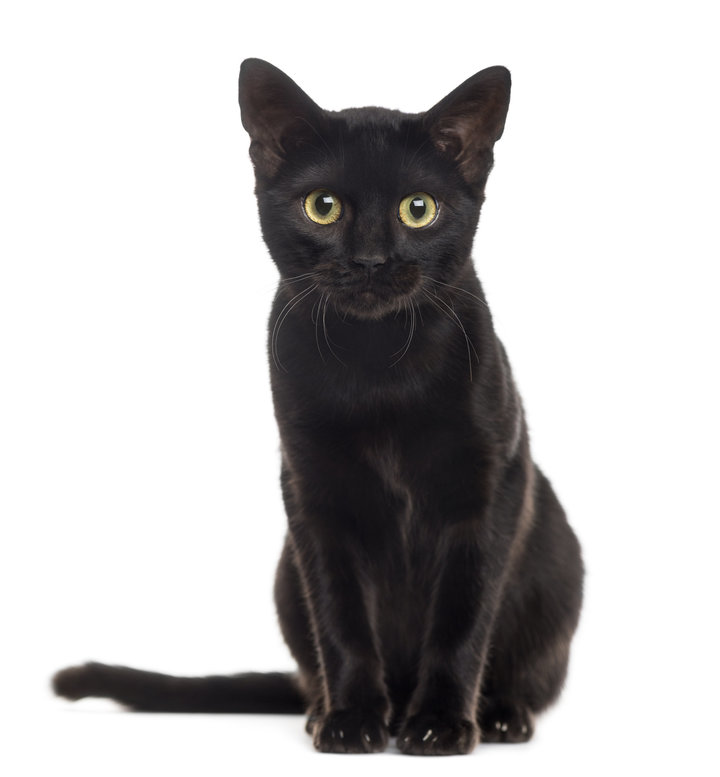
#> input picture images/cat.jpg, 720 x 777 px
$ python -i plinko_board_class.py   (imports and definitions only)
#> lines starting #> are read from the running program, lines starting #| are printed output that depends on the picture; after the words box and inside, x2 and y2 are one past the last pixel; in counts of white or black regions, pixels touching at a corner belong together
### cv_plinko/utils.py
import os
import cv2
import imutils


def draw_bordered_line(img, pt1, pt2, col1, col2, w1, w2):
    """Draw 2 overlaid lines to imitate a bordered line

    :param img: image to draw lines on
    :param pt1: tuple of (x, y) endpoint for line
    :param pt2: tuple of (x, y) endpoint for line
    :param col1: color for outer line
    :param col2: color for inner line
    :param w1: weight for outer line
    :param w2: weight for inner line
    :return: None; lines are drawn on image in place
    """
    cv2.line(img, pt1, pt2, col1, w1)
    cv2.line(img, pt1, pt2, col2, w2)


def is_integer(input_path):
    """Check if input can be safely coerced to integer

    intended for use with read_background to check if webcam index provided

    :param input_path: value to check if can be safely coerced to integer
    :return: (bool) True if can be safely assigned to be int; otherwise False
    """
    try:
        int_input = int(input_path)
        return int_input == float(input_path)
    except ValueError:
        return False


def read_background(input_path, background_width=600):
    """

    :param input_path:
    :param background_width:
    :return: (tuple) (background, input_type);
             background will be a cv2 image if input_path is an image, if input_path is a video then background is
             returned as a cv2.VideoCapture object
             input_type will be either 'video' or 'image' to specify what input the user passed
    """
#> called with input_path = '../images/cat.jpg', background_width = 600
    if is_integer(input_path):
        background = cv2.VideoCapture(int(input_path))
        input_type = 'video'
    else:
        _, extension = os.path.splitext(input_path)
        if extension in [".jpg", ".jpeg", ".png", ".bmp", ".tif", ".tiff"]:
            background = cv2.imread(input_path)
#> background is the input picture: shape (777, 720, 3); mean B, G, R 187.5, 187.2, 188.7
            background = imutils.resize(background, width=background_width)
#> background: shape (647, 600, 3)
            input_type = 'image'
        else:
            background = cv2.VideoCapture(input_path)
            input_type = 'video'

    return background, input_type

### cv_plinko/gate_class.py
import cv2
import numpy as np


class Gate:
    """Class to simulate falling plinko game pieces

    Not intended for general usage

    :param x0: x coord of gate upper left corner
    :param x1: x coord of gate upper right corner
    :param y0: y coord of gate upper left corner
    :param y1: y coord of gate upper right corner
    """
    def __init__(self, x0, x1, y0, y1):
        self.x0 = x0
        self.x1 = x1
        self.y0 = y0
        self.y1 = y1

        self.value = np.random.choice([10, 50, 100, 500], p=[0.48, 0.3, 0.2, 0.02])

    # [8 lines left out: function in_gate, not called in this run]

    def draw(self, image):
        """Draw gate overlaid on input image

        :param image: BGR cv2 image to draw gate value and edges on
        :return: None; image is modified in place
        """
        cv2.putText(image, str(self.value), (self.x0 + 3, self.y1 - 5),
                    cv2.FONT_HERSHEY_SIMPLEX, .5, (250, 250, 250), thickness=2)
        cv2.putText(image, str(self.value), (self.x0 + 3, self.y1 - 5),
                    cv2.FONT_HERSHEY_SIMPLEX, .5, (0, 0, 0), thickness=1)

        cv2.line(image, (self.x1, self.y1), (self.x1, self.y0), (255, 255, 255), 3)
        cv2.line(image, (self.x1, self.y1), (self.x1, self.y0), (0, 0, 0), 1)

### cv_plinko/plinko_board_class.py
from collections import deque
import imutils
import cv2
from .utils import read_background, draw_bordered_line
from .game_piece_class import GamePiece
from .gate_class import Gate


class PlinkoBoard:
    """Class to turn images/videos into Plinko game boards

    :param background_path: path to image/video (if integer then assumed to be camera input for video);
                            valid image path extensions: [".jpg", ".jpeg", ".png", ".bmp", ".tif", ".tiff"]
    :param piece_size: radius (in pixels) for circle game pieces
    :param max_pieces: maximum number of pieces allowed on board; high numbers can affect performance
                       (uses a FIFO queue structure, if max_pieces exceeded then first piece in queue
                       is deleted to make room for new piece)
    :param background_width: pixel width that the input background should be resized to for display

    :ivar background_path: user provided path to image/video
    :ivar piece_size: radius (in pixels) for circle game pieces
    :ivar max_pieces: max number of plinko pieces allowed in play
    :ivar background_width: pixel width for displayed PlinkoBoard

    >>> from cv_plinko import PlinkoBoard
    >>> # create plinko board from webcam at index 0
    >>> plinko = PlinkoBoard(background_path=0)
    >>> plinko.play()
    """
    def __init__(self, background_path, piece_size=6, max_pieces=30, background_width=600):
        self._background, self._background_type = read_background(background_path, background_width=background_width)
#> self._background_type = 'image'
        self.background_path = background_path
        self.background_width = background_width
        self.max_pieces = max_pieces
        self.piece_size = piece_size
        self._gates = []
        self._pieces = deque(maxlen=self.max_pieces)
        if self._background_type == 'image':
            self._board = self._create_board()
            self._background_vidcap = None
        else:
            self._background_vidcap = self._background

    def _create_edge_map(self, sigma=0.33, dilate_kernel_size=7):
        """Convert image into dilated edge map

        :param sigma: value to be passed to imutils.auto_canny
        :param dilate_kernel_size: kernel radius to be used during dilation step
        :return: numpy array/opencv gray image containing dilated edge map
        """
#> called with sigma = 0.33, dilate_kernel_size = 7
        edge_map = imutils.auto_canny(self._background, sigma=sigma)
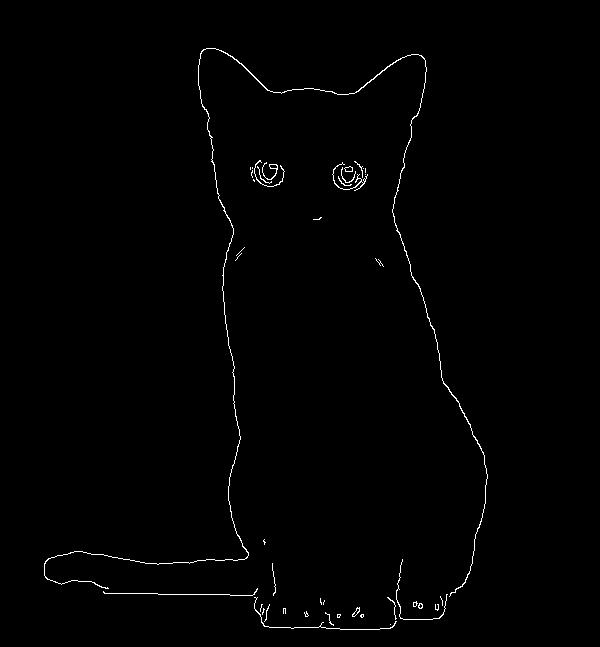
#> edge_map: shape (647, 600); 0.78% white in thin lines or dots, all inside (x1, y1, x2, y2) = (44, 48, 488, 630)
        if dilate_kernel_size > 2:
            if dilate_kernel_size % 2 == 0:
                dilate_kernel_size -= 1
            kernel = cv2.getStructuringElement(cv2.MORPH_ELLIPSE, (dilate_kernel_size, dilate_kernel_size))
            edge_map = cv2.dilate(edge_map, kernel)
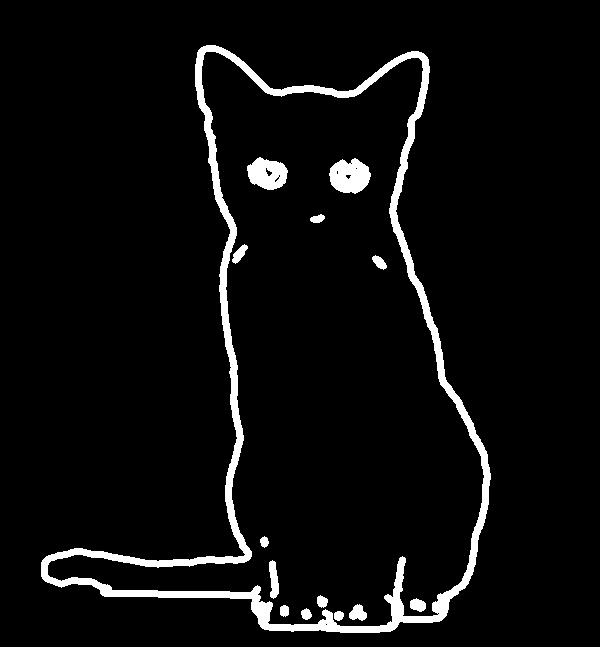
#> edge_map: shape (647, 600); 5% white; 14 white regions, largest, box (x1, y1, x2, y2) and area: (41, 45, 491, 633) 15733, (329, 158, 371, 194) 1093, (247, 157, 288, 190) 947

        return edge_map

    def _create_gates(self, edge_map, gate_width=50):
        """Populate gates attribute with Gate objects

        :param edge_map: result of _create_edge_map method
        :param gate_width: pixel width of gates
        :return: None; populates PlinkoBoard.gates attribute
        """
#> called with gate_width = 50
        h, w = edge_map.shape[:2]
#> h = 647; w = 600
        gate_edges = list(range(0, w, gate_width)) + [w]
        for x0, x1 in zip(gate_edges[:-1], gate_edges[1:]):
            gate = Gate(x0, x1, h - 20, h)
            self._gates.append(gate)

    def _draw_gates_and_borders(self, edge_map):
        """Draw image borders & plinko gates

        :param edge_map: result of _create_edge_map method
        :return: edge map with gates/borders overlaid
        """
        h, w = edge_map.shape[:2]
#> h = 647; w = 600
        for gate in self._gates:
            gate.draw(self._background)
            gate.draw(edge_map)
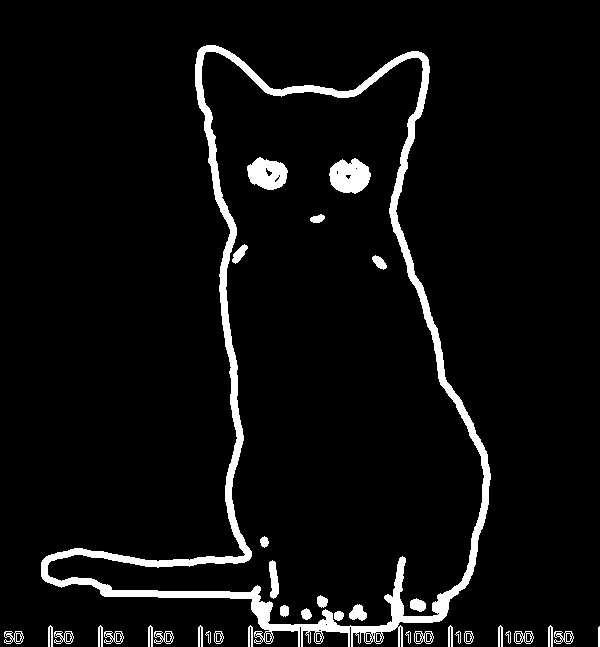
#> edge_map: shape (647, 600); 0.62% of pixels changed, all inside (x1, y1, x2, y2) = (4, 625, 600, 647)
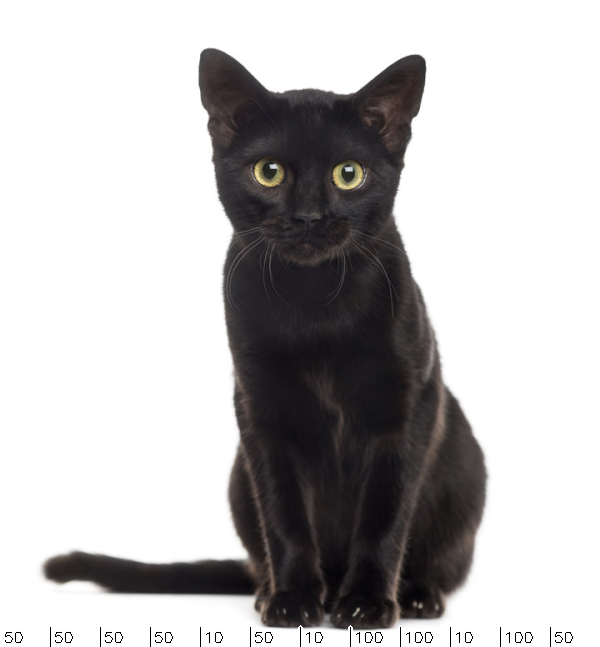
#> self._background: shape (647, 600, 3); mean B, G, R 186.9, 186.6, 188.1

        draw_bordered_line(edge_map, (0, h - 2), (w, h - 2), 255, 0, 3, 1)
        draw_bordered_line(self._background, (0, h - 2), (w, h - 2), (255, 255, 255), (0, 0, 0), 3, 1)

        draw_bordered_line(edge_map, (0, 0), (0, h), 255, 0, 5, 1)
        draw_bordered_line(self._background, (0, 0), (0, h), (255, 255, 255), (0, 0, 0), 5, 1)
#> call 4 of draw_bordered_line, with pt1 = (0, 0), pt2 = (0, 647), col1 = (255, 255, 255), col2 = (0, 0, 0), w1 = 5, w2 = 1
#> in draw_bordered_line (call 4), `cv2.line(img, pt1, pt2, col2, w2)`:
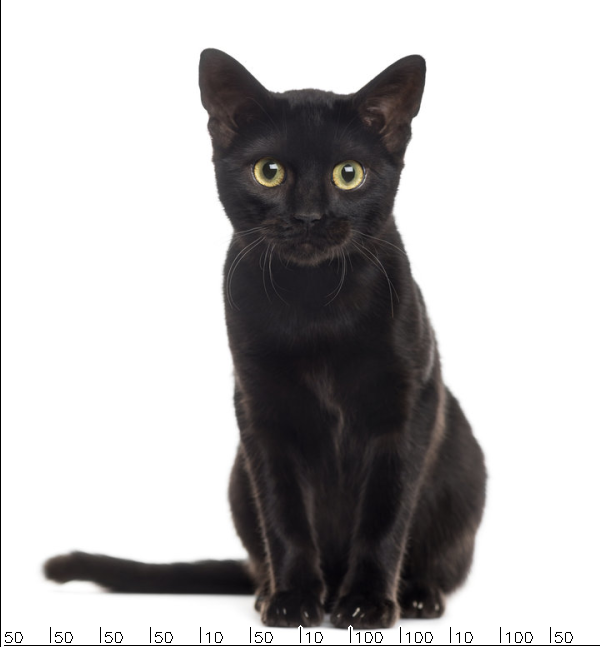
#> img: shape (647, 600, 3); mean B, G, R 186.1, 185.9, 187.3
        draw_bordered_line(edge_map, (w, 0), (w, h), 255, 0, 5, 1)
        draw_bordered_line(self._background, (w, 0), (w, h), (255, 255, 255), (0, 0, 0), 5, 1)

        return edge_map

    def _create_board(self, gate_width=50, sigma=0.33, dilate_kernel_size=7):
        """Create plinko board, create edge map, draw plinko gates & borders

        :param gate_width: pixel width of gates
        :param sigma: value to be passed to imutils.auto_canny
        :param dilate_kernel_size: kernel radius to be used during dilation step
        :return: plinko game board to be used in PlinkoBoard.play()
        """
        edge_map = self._create_edge_map(sigma=sigma, dilate_kernel_size=dilate_kernel_size)
        if not self._gates:
            self._create_gates(edge_map, gate_width=gate_width)
        board = self._draw_gates_and_borders(edge_map)

        return cv2.cvtColor(board, cv2.COLOR_GRAY2BGR)

    def _add_game_piece(self):
        """Create new plinko disc to be in play on board

        :return: None; populates PlinkoBoard.pieces
        """
        self._pieces.append(GamePiece(self._board, radius=self.piece_size))

    def play(self):
        """Play plinko with your input image/video

        Starts gameplay with PlinkoBoard object

        :return: None; Creates window where plinko can be played
        """
        score = 0
        edge_map_flag = False
        while True:
            if self._background_type == 'video':
                grabbed, self._background = self._background_vidcap.read()
                if not grabbed:
                    break
                self._background = imutils.resize(self._background, width=self.background_width)
                self._board = self._create_board()

            if edge_map_flag:
                board_i = self._board.copy()
            else:
                board_i = self._background.copy()

            for piece in self._pieces:
                if self._background_type == 'video':
                    piece.board = self._board.copy()
                piece.show(board_i)
                piece.update()
                if piece.in_play:
                    if piece.is_stagnant:
                        for gate in self._gates:
                            if gate.in_gate(piece.location):
                                piece.in_play = False
                                score += gate.value
#> after the loop, score = 0

            cv2.putText(board_i,
                        'Score: {}'.format(score),
                        (10, 40),
                        cv2.FONT_HERSHEY_SIMPLEX, 1, (255, 255, 255), thickness=4)
            cv2.putText(board_i,
                        'Score: {}'.format(score),
                        (10, 40),
                        cv2.FONT_HERSHEY_SIMPLEX, 1, (0, 0, 0), thickness=1)
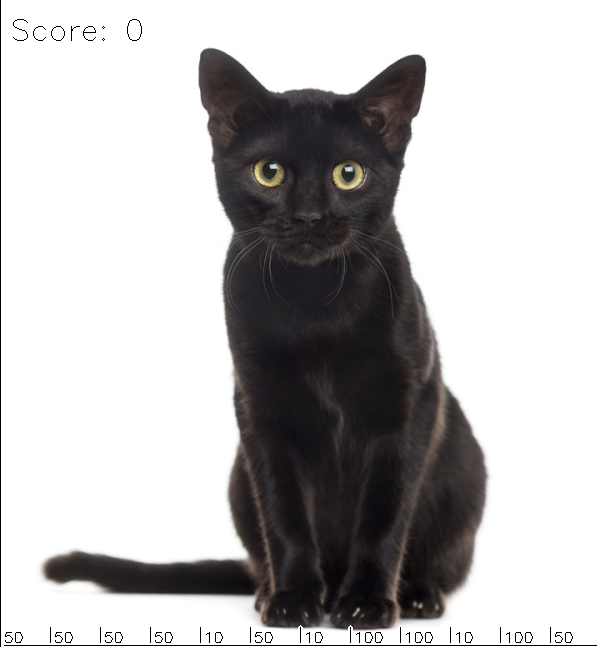
#> board_i: shape (647, 600, 3); mean B, G, R 185.9, 185.7, 187.2

            cv2.imshow('Plinko! (N - new piece; E - toggle edge map; R - reset; ESC - quit)', board_i)
            key = cv2.waitKey(10)
#> (key e is pressed here)

            if key == 27:
                break
            elif key == ord('n'):
                self._add_game_piece()
            elif key == ord('e'):
                edge_map_flag = not edge_map_flag
            elif key == ord('r'):
                self._pieces = deque(maxlen=self.max_pieces)
                score = 0

>>> result = PlinkoBoard('../images/cat.jpg').play()
